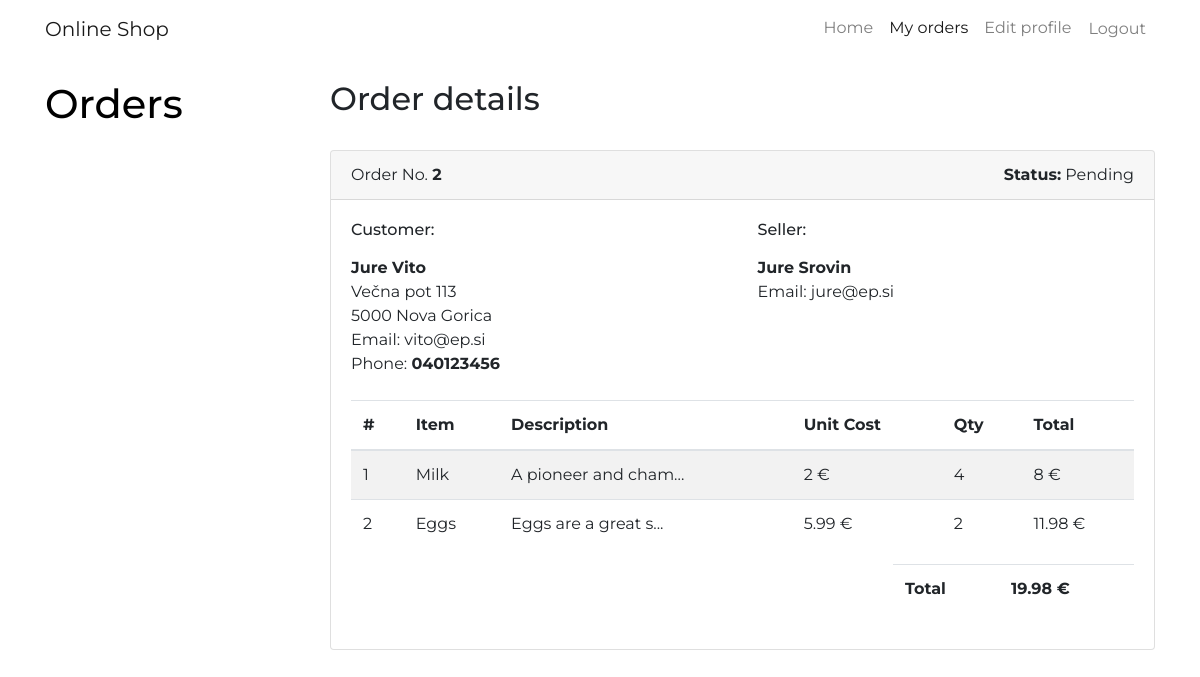
Page /orders/2 (signed in) on the committed database.
### tables this page shows
CREATE TABLE `user` (
  `id` int(11) NOT NULL AUTO_INCREMENT,
  `name` varchar(100) NOT NULL,
  `lastName` varchar(100) NOT NULL,
  `email` varchar(255) NOT NULL,
  `password` varchar(255) NOT NULL,
  `type` smallint NOT NULL default 2,
  `address` varchar(255),
  `zipcode_id` int(11),
  `phone` varchar(100),
  `activated` boolean NOT NULL default 0,
  PRIMARY KEY (`id`),
  CONSTRAINT `FK_zipcode_id` FOREIGN KEY (`zipcode_id`) REFERENCES `post_office`(`id`)
);

CREATE TABLE `post_office` (
  `id` int(11) NOT NULL AUTO_INCREMENT,
  `zipcode` varchar(45) NOT NULL,
  PRIMARY KEY (`id`)
);

CREATE TABLE `order_product` (
  `id_order` int(11) NOT NULL,
  `id_product` int(11) NOT NULL,
  `amount` int(11) NOT NULL,
  PRIMARY KEY (`id_product`, `id_order`),
  CONSTRAINT `FK_oa_order` FOREIGN KEY(`id_order`) REFERENCES `shop_order`(`id`)
    ON DELETE CASCADE
    ON UPDATE NO ACTION
);

CREATE TABLE `product` (
  `id` int(11) NOT NULL AUTO_INCREMENT,
  `title` varchar(255) NOT NULL,
  `description` text NOT NULL,
  `price` float NOT NULL,
  `activated` boolean NOT NULL,
  PRIMARY KEY (`id`)
);

### app_server/views/order-detail.php (the view, shortened to what the rows shown need)
<?php if($_SESSION["type"] != 0 ) { ?>
   <!DOCTYPE html>
   <html>
       <head>
           <link rel="stylesheet" href="https://use.fontawesome.com/releases/v5.6.3/css/all.css">
           <link rel ="stylesheet" type="text/css" href="<?= CSS_URL . "shop-homepage.css" ?>">
           <link rel ="stylesheet" type="text/css" href="<?= CSS_URL . "bootstrap4-retro.min.css" ?>">
       <head>
       <body>
           <nav class="navbar navbar-expand-sm navbar-light fixed-top" style="background-color: #ffffff;">
             <div class="container">
               <a class="navbar-brand" href="<?= BASE_URL . "products" ?>">Online Shop</a>
               <div class="collapse navbar-collapse" id="navbarResponsive">
                <ul class="navbar-nav ml-auto">
                   <li class="nav-item">
                     <a class="nav-link" href="<?= BASE_URL . "products" ?>">Home
                     </a>
                   </li>
                   <?php if(!isset($_SESSION["loggedin"])) { ?>
                       <li class="nav-item">
                         <a class="nav-link" href="<?= BASE_URL . "registration" ?>">Register</a>
                       </li>
                       <li class="nav-item">
                         <a class="nav-link" href="<?= BASE_URL . "login" ?>">Login</a>
                       </li>
                       <li class="nav-item">
                         <a class="nav-link" href="<?= BASE_URL . "certificate" ?>">Admins/Sellers</a>
                       </li>
                   <?php } else {
                       if($_SESSION["type"] == 1) { ?>
                           <li class="nav-item">
                              <a class="nav-link" href="<?= BASE_URL . "products/add" ?>">Add products</a>
                           </li>
                           <li class="nav-item">
                              <a class="nav-link" href="<?= BASE_URL . "users" ?>">Customers</a>
                           </li>
                           <li class="nav-item">
                              <a class="nav-link active" href="<?= BASE_URL . "orders" ?>">Orders</a>
                           </li>
                       <?php } else if ($_SESSION["type"] == 0) { ?>
                           <li class="nav-item">
                              <a class="nav-link" href="<?= BASE_URL . "users" ?>">Sellers</a>
                           </li>
                        <?php } else if ($_SESSION["type"] == 2 ){ ?>
                           <li class="nav-item">
                              <a class="nav-link active" href="<?= BASE_URL . "orders" ?>">My orders</a>
                           </li>
                        <?php } ?>
                           <li class="nav-item">
                              <a class="nav-link" href="<?= BASE_URL . "profile/" . $_SESSION["id"] ?>">Edit profile</a>
                           </li>
                           <li class="nav-item">
                              <a class="nav-link btn btn-logout" href="<?= BASE_URL . "logout" ?>">Logout</a>
                           </li>
                   <?php } ?>
                </ul>
               </div>
             </div>
           </nav>
           <div class="container">
             <div class="row">
               <div class="col-lg-3">
                  <?php if ($_SESSION["type"] != 0) { ?>
                     <a href="<?= BASE_URL . "orders/" ?>" style="color: black;">
                        <h1 class="my-4">Orders</h1>
                     </a>
                 <?php } ?>
               </div>
               <?php
                   $customer = UsersController::getUserDetails($id_user);
                   if ($id_seller != 0) {
                       $seller = UsersController::getUserDetails($id_seller);
                   }
                   $post = PostController::get($customer["zipcode_id"]);
                   $order_products = OrderProductsController::getOrderProductsById($id);
               ?>
               <div class="col-lg-9">
                  <div class="wrapper">
                     <br>
                       <h2>Order details</h2>
                     <br>
                       <div class="card">
                     <div class="card-header">
                     Order No.
                     <strong><?= $id ?></strong>
                       <span class="float-right"> <strong>Status:</strong>
                          <?php if ($status == 0) { ?> Confirmed
                          <?php } else if ($status == 1) { ?> Pending
                          <?php } else if ($status == 2) { ?> Declined
                                      <?php } ?>
                       </span>
                     </div>
                     <div class="card-body">
                     <div class="row mb-4">
                     <div class="col-sm-6">
                     <h6 class="mb-3">Customer:</h6>
                     <div>
                     <strong><?= $customer["name"] ?> <?= $customer["lastName"] ?></strong>
                     </div>
                     <div><?= $customer["address"] ?></div>
                     <div><?= $post["zipcode"] ?></div>
                     <div>Email: <?= $customer["email"]?></div>
                     <div>Phone: <b><?= $customer["phone"]?></b></div>
                     </div>
                     <div class="col-sm-6">
                     <h6 class="mb-3">Seller:</h6>
                     <div>
                     <strong><?= $seller["name"] ?> <?= $seller["lastName"] ?></strong>
                     <div>Email: <?= $seller["email"]?></div>
                     </div>
                     </div>
                     </div>
                     <div class="table-responsive-sm">
                     <table class="table table-striped">
                     <thead>
                     <tr>
                     <th class="center">#</th>
                     <th>Item</th>
                     <th>Description</th>
                     <th class="right">Unit Cost</th>
                       <th class="center">Qty</th>
                     <th class="right">Total</th>
                     </tr>
                     </thead>
                     <tbody>
                        <?php
                        $total = 0;
                        $i = 0;
                        foreach ($order_products as $order_product):
                            $product = ProductsController::getProductDetails($order_product["id_product"]);
                            $total += $order_product["amount"] * $product["price"];
                            $i ++;
                             ?>
                              <tr>
                                 <td class="center"><?= $i ?></td>
                                 <td class="left strong"><?= $product["title"] ?></td>
                                 <?php if (strlen($product["description"]) < 18) { ?>
                                    <td class="left"><?= $product["description"] ?></td>
                                 <?php } else {
                                    $description_cut = substr($product["description"], 0, 18);
                                    $description_cut .= "...";
                                    ?>
                                    <td class="left"><?= $description_cut ?></td>
                                 <?php } ?>
                                 <td class="right"><?= $product["price"] ?> €</td>
                                   <td class="center"><?= $order_product["amount"] ?></td>
                                 <td class="right"><?= $order_product["amount"] * $product["price"]; ?> €</td>
                              </tr>
                        <?php endforeach;    ?>
                     </tbody>
                     </table>
                     </div>
                     <div class="row">
                     <div class="col-lg-4 col-sm-5">
                     </div>
                     <div class="col-lg-4 col-sm-5 ml-auto">
                     <table class="table table-clear">
                     <tbody>
                        <tr>
                           <td class="left">
                              <strong>Total</strong>
                           </td>
                           <td class="right">
                              <strong><?= number_format($total, 2) ?> €</strong>
                           </td>
                        </tr>
                     </tbody>
                     </table>
                     </div>
                     </div>
                     </div>
                     </div>
                  </div>
                  <br>
               </div>
             </div>
           </div>
           <br>
       </body>
   </html>
<?php } ?>

### index.php (shortened to what the rows shown need)
<?php
    require_once("app_server/controllers/ProductsController.php");
    require_once("app_server/controllers/UsersController.php");
    require_once("app_server/controllers/OrderProductsController.php");
    require_once("app_server/controllers/PostController.php");
    require_once("app_server/controllers/ProductRateController.php");
    $path = isset($_SERVER["PATH_INFO"]) ? trim($_SERVER["PATH_INFO"], "/") : "";
    $urls = [
        "/^products$/" => function ($method) {
            ProductsController::index();
        },
        "/^products\/(\d+)$/" => function ($method, $id) {
            ProductsController::get($id);
        },
        "/^products\/(\d+)\/images$/" => function ($method, $id) {
            ImagesController::index($id);
        },
        "/^products\/add$/" => function ($method) {
            if ($method == "POST") {
                ProductsController::add();
            } else {
                ProductsController::addForm();
            }
        },
        "/^products\/edit\/(\d+)$/" => function ($method, $id) {
            if ($method == "POST") {
                ProductsController::edit($id);
            } else {
                ProductsController::editForm($id);
            }
        },
        "/^products\/delete\/(\d+)$/" => function ($method, $id) {
            if ($method == "POST") {
                ProductsController::delete($id);
            }
        },
        "/^$/" => function () {
            ViewHelper::redirect(BASE_URL . "products");
        },
        "/^logout$/" => function ($method) {
            LogoutController::logout();
        },
        "/^login$/" => function ($method) {
            LoginController::index();
        },
        "/^registration$/" => function ($method) {
            RegistrationController::indexReg();
        },
        "/^certificate$/" => function ($method) {
            LoginController::certificateAuth();
        },
        "/^profile\/(\d+)$/" => function ($method, $id) {
            if ($method == "POST") {
                UsersController::editProfile($id);
            } else {
                UsersController::editProfileForm($id);
            }
        },
        "/^users$/" => function ($method) {
            UsersController::index();
        },
        "/^users\/(\d+)$/" => function ($method, $id) {
            UsersController::get($id);
        },
        "/^users\/add$/" => function ($method) {
            if ($method == "POST") {
                UsersController::add();
            } else {
                UsersController::addForm();
            }
        },
        "/^users\/edit\/(\d+)$/" => function ($method, $id) {
            if ($method == "POST") {
                UsersController::edit($id);
            } else {
                UsersController::editForm($id);
            }
        },
        "/^users\/delete\/(\d+)$/" => function ($method, $id) {
            if ($method == "POST") {
                UsersController::delete($id);
            }
        },
        "/^orders\/edit\/(\d+)$/" => function ($method, $id) {
            if ($method == "POST") {
                OrdersController::edit($id);
            }
        },
        "/^orders\/delete\/(\d+)$/" => function ($method, $id) {
            OrdersController::delete($id);
        },
        "/^orders\/submit$/" => function ($method) {
            OrdersController::orderSubmit();
        },
        "/^orders\/confirmation$/" => function ($method) {
            OrdersController::orderConfirmation();
        },
        "/^orders$/" => function ($method) {
            OrdersController::index();
        },
        "/^orders\/(\d+)$/" => function ($method, $id) {
            OrdersController::get($id);
        },
        "/^api\/products\/(\d+)$/" => function ($method, $id) {
            switch ($method) {
                case "DELETE":
                    ProductsControllerREST::delete($id);
                    break;
                case "PUT":
                    ProductsControllerREST::edit($id);
                    break;
                default:
                    ProductsControllerREST::get($id);
                    break;
            }
        },
        "/^api\/products$/" => function ($method) {
            switch ($method) {
                case "POST":
                    ProductsControllerREST::add();
                    break;
                default:
                    ProductsControllerREST::index();
                    break;
            }
        },
        "/^api\/users\/(\d+)$/" => function ($method, $id) {
            switch ($method) {
               case "PUT":
                   UsersControllerREST::edit($id);
                   break;
               case "DELETE":
                   UsersControllerREST::delete($id);
                   break;
               default:
                   UsersControllerREST::getUserDetails($id);
                   break;
            }
        },
        "/^api\/users$/" => function ($method) {
            switch ($method) {
               case "POST":
                   UsersControllerREST::add();
                   break;
               default:
                   UsersControllerREST::index();
                   break;
            }
        },
        "/^api\/login$/" => function ($method) {
            switch ($method) {
                case "POST":
                    AndroidREST::login();
                    break;
                default:
                    AndroidREST::login();
                    break;
            }
        },
        "/^api\/orders\/(\d+)$/" => function ($method, $id) {
            switch ($method) {
                default:
                   OrdersREST::getUserOrders($id);
                   break;
            }
        },
        "/^api\/orders\/products\/(\d+)$/" => function ($method, $id) {
            switch ($method) {
                default:
                   OrdersREST::getOrderProducts($id);
                   break;
            }
        },
    ];
    foreach ($urls as $pattern => $controller) {
        if (preg_match($pattern, $path, $params)) {
            try {
                $params[0] = $_SERVER["REQUEST_METHOD"];
                $controller(...$params);
            } catch (InvalidArgumentException $e) {
                ViewHelper::error404();
            } catch (Exception $e) {
                ViewHelper::displayError($e, true);
            }
            exit();
        }
    }
?>

### rows in the picture
user: name "Jure", lastName "Vito", address "Večna pot 113", email "vito@ep.si", phone "040123456"
post_office: zipcode "5000 Nova Gorica"
user: name "Jure", lastName "Srovin", email "jure@ep.si"
order_product: id_product.title "Milk", id_product.description "A pioneer and cham...", id_product.price "2", amount "4", $order_product['amount']*$product['price'] "8"
order_product: id_product.title "Eggs", id_product.description "Eggs are a great s...", id_product.price "5.99", amount "2", $order_product['amount']*$product['price'] "11.98"

### other values in the picture
$total "19.98"
